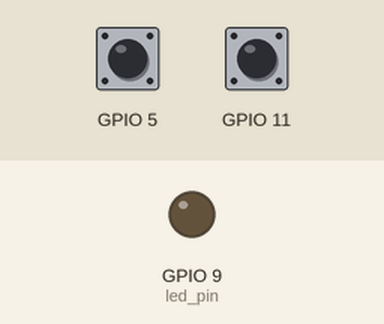
The sketch below on a simulated ESP32-S3. Shown: output pins drawn as LEDs (lit = HIGH). Dashed ring = blinking. The inputs (shaded band) are chosen by the test bench; at power-on: GPIO 11 HIGH, GPIO 5 HIGH. What the sketch prints to the serial monitor is not drawn.

Above: at 1.2 s.
1.3 s: GPIO 11 pulled LOW for 0.15 s
At 1.75 s:
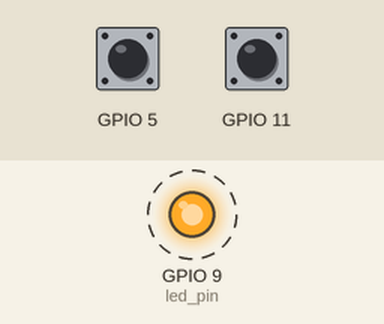
4.3 s: GPIO 5 pulled LOW for 3.2 s
Timing chart, 0 to 15.0 s (numbered marks = the images above; inputs shaded):
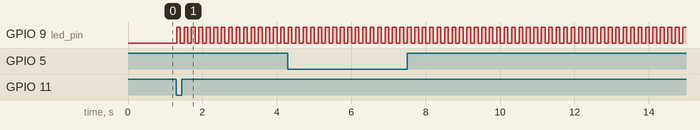

Measured:
- after the input at 1.3 s, GPIO 9 (led_pin): alternates HIGH for 0.10 s and LOW for 0.10 s, starting at once

The sketch:

competitor_controller.ino
```cpp
#include <esp_now.h>
#include <WiFi.h>
#include "button.h"

ReadyButton ready_button(11); //D0
ResetButton reset_button(5); //D1, which doesn't seem friendly to buttons
int led_pin = 9; // D3

uint8_t clockAddress[] = {0x34, 0x85, 0x18, 0x06, 0x1F, 0x28}; // Judge mac address Judge's MAC Adress is: 34:85:18:06:1F:28
esp_now_peer_info_t peerInfo;
String success;


void setup() {
  Serial.begin(115200);

  pinMode(led_pin, OUTPUT);

  // Set device as a Wi-Fi Station
  WiFi.mode(WIFI_STA);
  Serial.print("This device's MAC Adress is: ");
  Serial.println(WiFi.macAddress());

  // Init ESP-NOW
  if (esp_now_init() != ESP_OK) {
    Serial.println("Error initializing ESP-NOW");
    return;
  }

  // Once ESPNow is successfully Init, we will register for Send CB to
  // get the status of Trasnmitted packet
  esp_now_register_send_cb(OnDataSent);

  // Register peer
  memcpy(peerInfo.peer_addr, clockAddress, 6);
  peerInfo.channel = 0;
  peerInfo.encrypt = false;

  // Add peer
  if (esp_now_add_peer(&peerInfo) != ESP_OK){
    Serial.println("Failed to add peer");
    return;
  }
  // Register for a callback function that will be called when data is received
//  esp_now_register_recv_cb(OnDataRecv);
}

void loop() {
    ready_button.loop();
    reset_button.loop();

    if(ready_button.ready){
      digitalWrite(led_pin, 1);
      delay(100);
      digitalWrite(led_pin,0);
      delay(50);
    }

    delay(50);
}

// Callback when data is sent
void OnDataSent(const uint8_t *mac_addr, esp_now_send_status_t status) {
  Serial.print("\r\nLast Packet Send Status:\t");
  Serial.println(status == ESP_NOW_SEND_SUCCESS ? "Delivery Success" : "Delivery Fail");
  if (status ==0){
    success = "Delivery Success :)";
  }
  else{
    success = "Delivery Fail :(";
  }
}
```

button.cpp
```cpp
#include "Arduino.h"
#include "button.h"


ReadyButton::ReadyButton(int pin){
    _pin = pin;
    pinMode(_pin, INPUT_PULLUP);
    Serial.print("ReadyButton initialized on pin: ");
    Serial.println(_pin);
}

void ReadyButton::loop(){
    this->check_state();

    // timeout button press after 30 sec
    if (ready == true && (millis() - _last_press > 30000)){
        ready = false;
    }
}

void ReadyButton::check_state(){
    if (digitalRead(_pin) == 0){
        _state = true;
        ready = true;
        _last_press = millis();
    }
    else{
        _state = false;
     }
}

void ReadyButton::reset_state(){
    _state = false;
    ready = false;
}


ResetButton::ResetButton(int pin){
    _pin = pin;
    pinMode(_pin, INPUT_PULLUP);
    Serial.print("ResetButton initialized on pin: ");
    Serial.println(_pin);
}

void ResetButton::loop(){
    this->check_state();
    this->check_reset();
}

void ResetButton::check_state(){
    if (digitalRead(_pin) == 0){
        if (_state == false){
            _start_press_time = millis();
        }
        _state = true;
        _last_press = millis();
        _hold_duration = millis() - _start_press_time;
    }
    else{
        _state = false;
        _start_press_time = 0;
        _hold_duration = 0;
    }
}

void ResetButton::check_reset(){
    int hold_time = 3000; // millis
    if (_state && _hold_duration > hold_time){
        reset = true;
        Serial.println("RESET!!");
    }
    else{
        reset = false;
    }
}
```

button.h
```cpp
#ifndef BUTTON_H
#define BUTTON_H
#include "Arduino.h"


class ReadyButton {
public:
    ReadyButton(int pin);
    void check_state();
    void loop();
    void reset_state();
    void check_reset();

    bool ready = false;
    bool _state = false;
private:
    int _pin;

    long _last_press;
};

class ResetButton {
public:
    ResetButton(int pin);
    void loop();
    void check_state();
    void reset_state();
    void check_reset();

    bool reset = false;
private:
    int _pin;
    bool _state = false;
    long _last_press;
    int _hold_duration;
    long _start_press_time;
};


#endif
```
